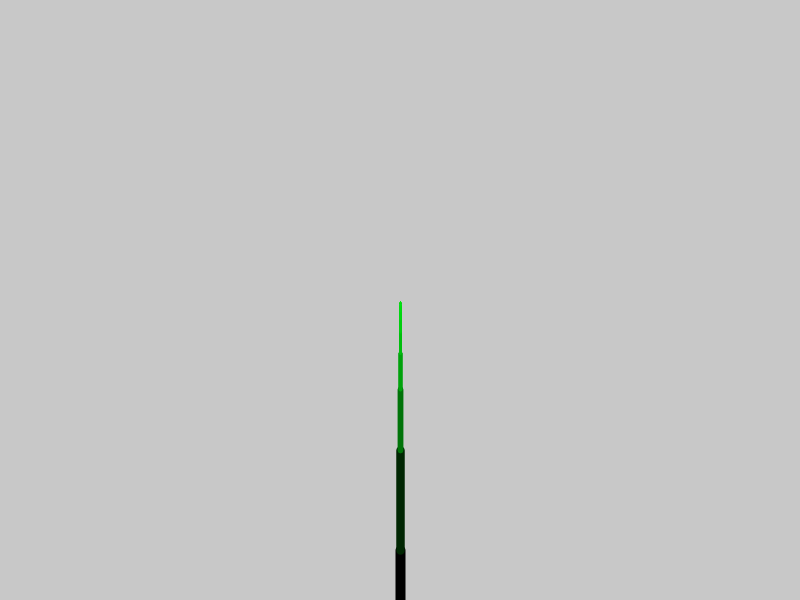
Frame 1 (no input)
Frame 60 (the mouse pressed at the canvas centre just before this capture): identical to frame 1, image omitted
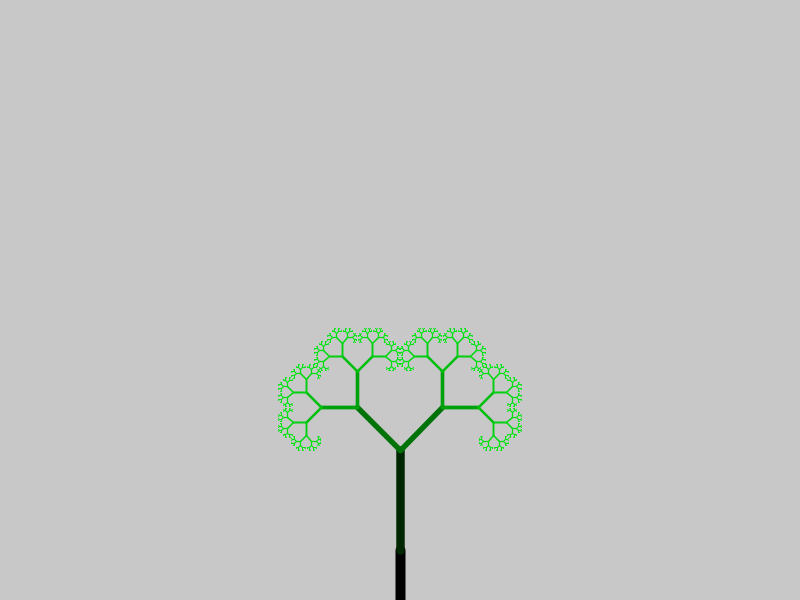
Frame 120 (the mouse held since frame 60 and released just before this capture)

The Processing sketch that drew these frames (run headless with seeded random() and noise(); from frame 60 on, the mouse is pressed at the canvas centre):

// Processing sketch: drzewko_fraktalne
// ── drzewko_fraktalne.pde
/* 
*  Ilustracja do odcinka: https://www.youtube.com/watch?v=vsgKWX1lRaw
*  Inspirowane niesamowitym Danem Shiffmanem z kanału The Coding Train
*  Oparte o jego książkę The Nature Of Code (https://natureofcode.com/book/)
*  Wersja z dnia 20. grudnia 2019 r. 
*  Autor: Przemysław Adam Śmiejek z kanału U źródeł programowania
*  Zachęcam do wykorzystywania i inspirowania (się i innych)
*/
void setup() {
  size(800, 600);
  colorMode( HSB, 255 );
}

void branch(float len, float alpha) {
  float w = map( len, 120, 1, 10, 1);
  strokeWeight( w );
  float b = map( len, 120, 1, 0, 230);
  stroke( 88, 255, b);
  line(0, 0, 0, -len);
  translate(0, -len);
  len = len * 0.6; // len *= 0.6;
  if (len > 1) {
    //gałąź w prawo
    pushMatrix();
    rotate(alpha);
    branch(len, alpha);
    popMatrix();

    // gałąź w lewo
    pushMatrix();
    rotate(-alpha);
    branch(len, alpha);
    popMatrix();
  } // koniec if
}

void draw() {
  background( 200 ); 
  //pień
  translate(width/2, height);
  stroke( 0 );
  strokeWeight( 10 );
  line(0, 0, 0, -50);
  translate(0, -50);
  float alpha = map(mouseX, 0, width, 0, PI/2);
  branch(100, alpha);
}
